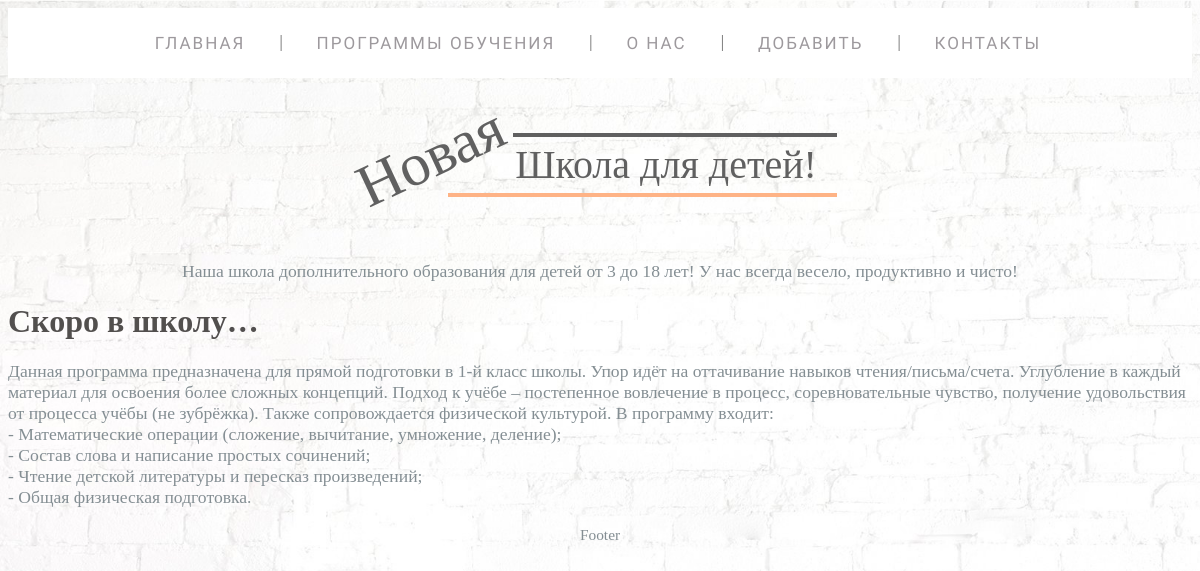
The page /programma/skoro-v-shkolu on the database its author committed.
### school/models.py (models this page shows, shortened)
class PhotoEducations(models.Model):
    name_edu = models.CharField(max_length=40, verbose_name='Название')
    slug = models.SlugField(max_length=255, db_index=True, unique=True, verbose_name='URL')
    photo = models.ImageField(upload_to='photos/%Y/%m/%d/', verbose_name='Фото')
    def __str__(self):
        return self.name_edu
    class Meta:
        verbose_name = 'Фото программы'
        verbose_name_plural = 'Фото программ'

class Educations(models.Model):
    name = models.ForeignKey('PhotoEducations', on_delete=models.CASCADE, default=1, verbose_name='Название')
    slug = models.SlugField(max_length=255, db_index=True, unique=True, verbose_name='URL')
    min_age_kids = models.PositiveIntegerField(default=0)
    max_age_kids = models.IntegerField(
        validators=[
            MaxValueValidator(18),
            MinValueValidator(1)
        ]
    )
    about = models.TextField(blank=True, verbose_name='О программе')
    type_edu = models.ForeignKey('Categories', on_delete=models.CASCADE, verbose_name='Тип программы')
    class Meta:
        verbose_name = 'Программу'
        verbose_name_plural = 'Программы'
        ordering = ['id']

### school/views.py (the view)
# urls.py: path('programma/<slug:num>', program, name='programma'),
def program(request, num):
    prog = Educations.objects.get(slug=num)
    p_name = get_object_or_404(PhotoEducations, slug=num)
    context['prog'] = prog
    context['p_name'] = p_name
    context['title'] = p_name
    return render(request, 'school/program.html', context=context)

### school/templates/school/program.html
{% extends 'school/base.html' %}
{% block content %}
<div class="five"><h1>Школа для детей!</h1></div>
<div class="proog">
  <p>Наша школа дополнительного образования для детей от 3 до 18 лет! У нас всегда весело, продуктивно и чисто!</p>
</div>
<h1>{{p_name.name_edu}}</h1>
{{prog.about|linebreaks}}
{% endblock content %}

### school/static/school/css/style.css (style rules this page uses)
body { font-family: 'Comfortaa', cursive; color: #524f4e; font-weight: 300; background-repeat: no-repeat; background-attachment: fixed; background-size: 50% 50%; }
p { font-size: 1.1em; font-family: 'Comfortaa', cursive; color: #848e93; }
* { box-sizing: border-box; }
.five { padding: 50px 20px 50px 170px; text-align: center; }
.five h1 { font-weight: 400; position: relative; color: #606060; font-size: 2.5em; font-weight: normal; display: inline-block; margin: 0; line-height: 1; padding: 8px 20px 8px 2px; border-top: 4px solid; }
.five h1:before { content: "Новая"; position: absolute; top: -10px; left: -160px; font-size: 1.5em; transform: rotate(-25deg); }
.five h1:after { content: ""; position: absolute; width: 120%; height: 4px; right: 0; bottom: -4px; background: #feb386; }
.proog { margin-left: auto; margin-right: auto; text-align: center; }

### rows shown on the page
PhotoEducations: name_edu "Скоро в школу…"
Educations: about "Данная программа предназначена для прямой подготовки в 1-й класс школы. Упор идёт на оттачивание навыков чтения/письма/счета. Углубление в каждый материал для освоения более сложных концепций. Подход к учёбе – постепенное вовлечение в процесс, соревновательные чувство, получение удовольствия от процесса учёбы (не зубрёжка). Также сопровождается физической культурой. В программу входит: - Математические операции (сложение, вычитание, умножение, деление); - Состав слова и написание простых сочинений; - Чтение детской литературы и пересказ произведений; - Общая физическая подготовка."

### other values the page prints
{{ m.title }} "ГЛАВНАЯ" "ПРОГРАММЫ ОБУЧЕНИЯ" "О НАС" "ДОБАВИТЬ" "КОНТАКТЫ"
